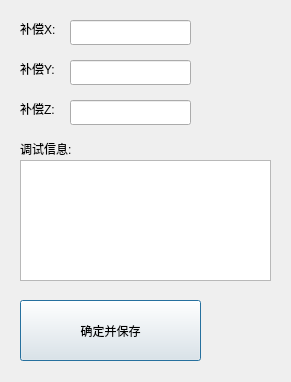
<?xml version="1.0" encoding="UTF-8"?>
<ui version="4.0">
 <class>setcraft2Dlg</class>
 <widget class="QDialog" name="setcraft2Dlg">
  <property name="geometry">
   <rect>
    <x>0</x>
    <y>0</y>
    <width>291</width>
    <height>382</height>
   </rect>
  </property>
  <property name="windowTitle">
   <string>Dialog</string>
  </property>
  <widget class="QLineEdit" name="lineEdit_Y">
   <property name="geometry">
    <rect>
     <x>70</x>
     <y>60</y>
     <width>121</width>
     <height>25</height>
    </rect>
   </property>
  </widget>
  <widget class="QTextBrowser" name="record">
   <property name="geometry">
    <rect>
     <x>20</x>
     <y>160</y>
     <width>251</width>
     <height>121</height>
    </rect>
   </property>
  </widget>
  <widget class="QLabel" name="label_13">
   <property name="geometry">
    <rect>
     <x>20</x>
     <y>20</y>
     <width>51</width>
     <height>17</height>
    </rect>
   </property>
   <property name="text">
    <string>补偿X:</string>
   </property>
  </widget>
  <widget class="QLineEdit" name="lineEdit_X">
   <property name="geometry">
    <rect>
     <x>70</x>
     <y>20</y>
     <width>121</width>
     <height>25</height>
    </rect>
   </property>
  </widget>
  <widget class="QLabel" name="label_15">
   <property name="geometry">
    <rect>
     <x>20</x>
     <y>100</y>
     <width>51</width>
     <height>17</height>
    </rect>
   </property>
   <property name="text">
    <string>补偿Z:</string>
   </property>
  </widget>
  <widget class="QPushButton" name="pushButton">
   <property name="geometry">
    <rect>
     <x>20</x>
     <y>300</y>
     <width>181</width>
     <height>61</height>
    </rect>
   </property>
   <property name="text">
    <string>确定并保存</string>
   </property>
  </widget>
  <widget class="QLabel" name="label_8">
   <property name="geometry">
    <rect>
     <x>20</x>
     <y>140</y>
     <width>67</width>
     <height>17</height>
    </rect>
   </property>
   <property name="text">
    <string>调试信息:</string>
   </property>
  </widget>
  <widget class="QLabel" name="label_14">
   <property name="geometry">
    <rect>
     <x>20</x>
     <y>60</y>
     <width>51</width>
     <height>17</height>
    </rect>
   </property>
   <property name="text">
    <string>补偿Y:</string>
   </property>
  </widget>
  <widget class="QLineEdit" name="lineEdit_Z">
   <property name="geometry">
    <rect>
     <x>70</x>
     <y>100</y>
     <width>121</width>
     <height>25</height>
    </rect>
   </property>
  </widget>
 </widget>
 <resources/>
 <connections/>
</ui>
